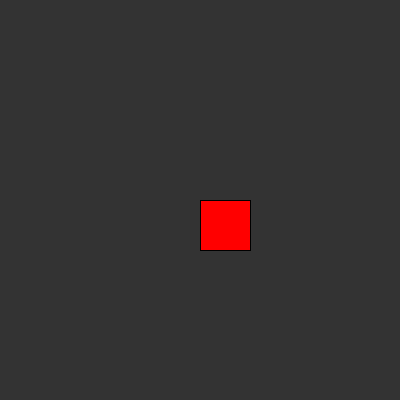
Frame 1 (no input)
Frame 60 (the mouse pressed at the canvas centre just before this capture): identical to frame 1, image omitted
Frame 120 (the mouse held since frame 60 and released just before this capture): identical to frame 1, image omitted

The Processing sketch that drew this single still picture (run headless with seeded random() and noise(); from frame 60 on, the mouse is pressed at the canvas centre):

// Processing sketch: Hello_World
// ── Hello_World.pde
int count = 0;
long timer;

void setup() {
  // put setup code here
    size(400, 400);
    frameRate(60);
    timer = System.currentTimeMillis();
}

void draw() {
  // put drawing code here
    background(51);
    
    fill(255, 0, 0);
    rect(200, 200, 50, 50);
    
    count++;
    
    if (System.currentTimeMillis() > (timer + 1000))
    {
      timer += 1000;
      println(count);
    }
}
